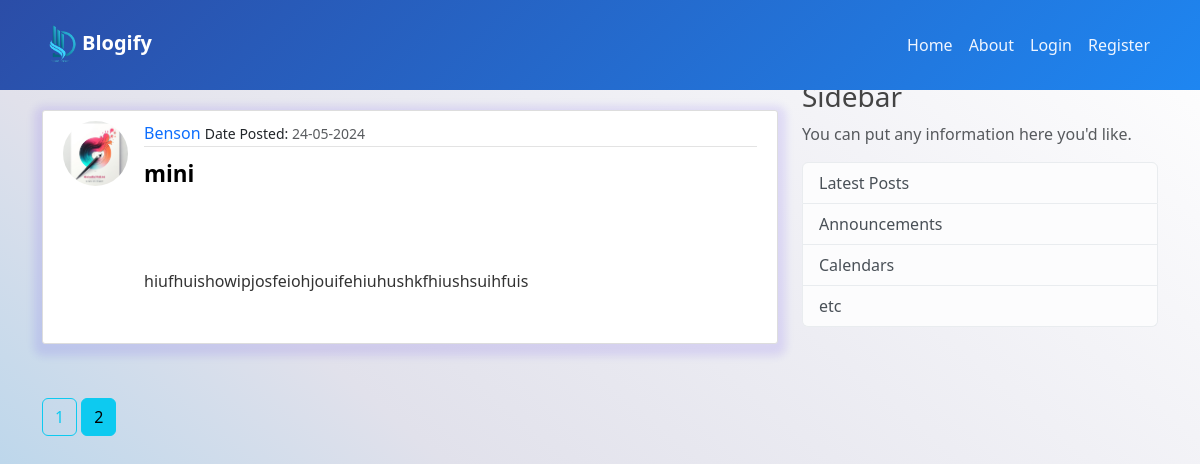
/post?page=2, run on the app's committed database.
### Blogify/model.py (models this page shows, shortened)
class Post(db.Model):
    id = db.Column(db.Integer, primary_key=True)
    title = db.Column(db.String(100), nullable=False)
    image_file = db.Column(db.String(20), nullable=False, default='default.jpg')
    date_posted = db.Column(db.DateTime, nullable=False, default=datetime.utcnow)
    content = db.Column(db.Text, nullable=False)
    user_id = db.Column(db.Integer, db.ForeignKey('user.id'), nullable=False)

class User(db.Model, UserMixin):
    id = db.Column(db.Integer, primary_key=True)
    username = db.Column(db.String(20), unique=True, nullable=False)
    email = db.Column(db.String(120), unique=True, nullable=False)
    image_file = db.Column(db.String(20), nullable=False, default='default.jpg')
    password = db.Column(db.String(60), nullable=False)
    posts = db.relationship('Post', backref='author', lazy=True)

### Blogify/route.py (the view)
@app.route("/post")
def blogPost():
    page = request.args.get('page', 1, type=int)
    posts = Post.query.order_by(Post.date_posted.desc()).paginate(page=page, per_page=3)
    return render_template('posts.html', posts=posts)

### Blogify/templates/posts.html
{% extends "main.html" %}
{% block content %}
 {% for post in posts %}
    <article class="media content-section">
      {% if post.author.image_file.startswith('images/') %}
        <img class="rounded-circle article-img" src="{{ url_for('static', filename=post.author.image_file) }}">
      {% else %}
       <img class="rounded-circle article-img" style="object-fit: cover;" src="{{ post.author.image_file }}">
      {% endif %}
        <div class="media-body">
          <div class="article-metadata">
            <a class="mr-2" href="{{ url_for('user_post', username=post.author.username) }}">{{ post.author.username }}</a>
            <small class="text-muted"><span class="text-dark">Date Posted:</span> {{ post.date_posted.strftime('%d-%m-%Y') }}</small>
          </div>
          <h2><a class="article-title text-decoration-none mb-0" href="{{ url_for('post', post_id=post.id) }}">{{ post.title }}</a></h2>
          <p class="article-content">
            {% set too_long_threshold = 300 %}
            {% if post.content|length > too_long_threshold %}
              <span class="truncated-content">{{ post.content[:too_long_threshold] }}</span>
              <span class="full-content" style="display: none;">{{ post.content }}</span>
              <a href="#" class="toggle-content text-decoration-none" data-full-content="{{ post.content }}">Read More....</a>
            {% else %}
              {{ post.content }}
            {% endif %}
          </p>
        </div>
      </article>
    {% endfor %}
    {% for page_num in posts.iter_pages(left_edge=1, right_edge=1, left_current=1, right_current=2) %}
      {% if page_num %}
        {% if posts.page == page_num %}
          <a class="btn btn-info mb-4 mt-4 text-center" href="{{ url_for('blogPost', page=page_num) }}">{{ page_num }}</a>
        {% else %}
            <a class="btn btn-outline-info mb-4 mt-4" href="{{ url_for('blogPost', page=page_num) }}">{{ page_num }}</a>
        {% endif %}
      {% else %}
        ...
      {% endif %}
    {% endfor %}
{% endblock content %}

### Blogify/static/main.css (style rules this page uses)
:root { --primary: #0463FA; --light: #EFF5FF; --dark: #1B2C51; }
body { background: rgb(255,255,255); background: linear-gradient(220deg, rgba(255,255,255,1) 0%, rgba(225,225,235,1) 58%, rgb(150, 204, 235) 100%); color: #333333; height: 100vh; margin-top: 5rem; }
h1, h2, h3, h4, h5, h6 { color: #444444; }
.media { background: #ffffff; box-shadow: 0 4px 8px 8px rgba(48, 6, 237, 0.1); border: 1px solid #dddddd; border-radius: 3px; margin-bottom: 20px; font-weight: 500; padding: 10px 20px; }
.media { width: 100%; display: flex; margin: 30px auto; }
.media-body { width: 100%; }
.article-title { color: black; text-decoration: none; font-size: 1.4rem; font-weight: 600; }
.article-content { white-space: pre-line; font-weight: 500; }
.article-img { height: 65px; width: 65px; margin-right: 16px; }
.article-metadata { padding-bottom: 1px; margin-bottom: 4px; border-bottom: 1px solid #e3e3e3; }
.article-metadata a { text-decoration: none; }

### data on the page
Post: author.image_file (picture), author.username "Benson", date_posted "24-05-2024", title "mini", content "hiufhuishowipjosfeiohjouifehiuhushkfhiushsuihfuis"

### other printed values
{{ page_num }} "1"
{{ page_num }} "2"
